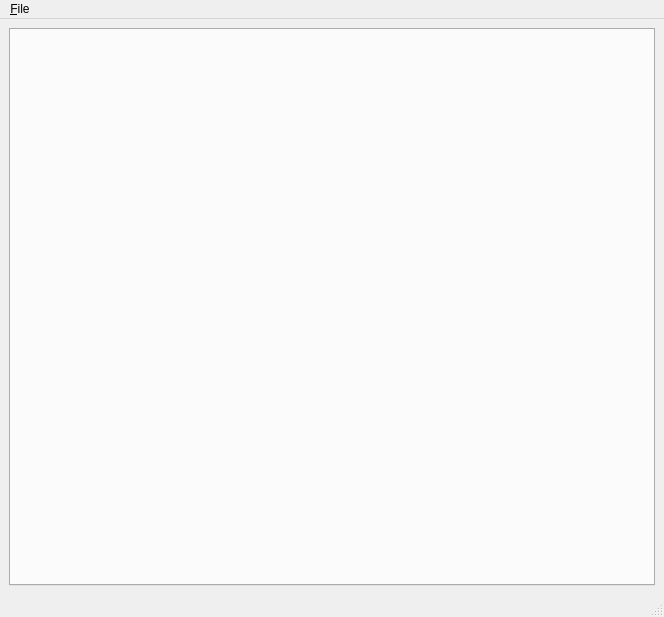
<?xml version="1.0" encoding="UTF-8"?>
<ui version="4.0">
 <class>MainWindow</class>
 <widget class="QMainWindow" name="MainWindow">
  <property name="geometry">
   <rect>
    <x>0</x>
    <y>0</y>
    <width>664</width>
    <height>617</height>
   </rect>
  </property>
  <property name="windowTitle">
   <string>Information Elements</string>
  </property>
  <widget class="QWidget" name="centralwidget">
   <layout class="QVBoxLayout" name="verticalLayout">
    <item>
     <widget class="QTabWidget" name="browserTabs">
      <property name="currentIndex">
       <number>-1</number>
      </property>
     </widget>
    </item>
   </layout>
  </widget>
  <widget class="QStatusBar" name="statusbar"/>
  <widget class="QMenuBar" name="menuBar">
   <property name="geometry">
    <rect>
     <x>0</x>
     <y>0</y>
     <width>664</width>
     <height>26</height>
    </rect>
   </property>
   <widget class="QMenu" name="menu_File">
    <property name="title">
     <string>&amp;File</string>
    </property>
    <addaction name="actionE_xport"/>
   </widget>
   <addaction name="menu_File"/>
  </widget>
  <action name="actionE_xport">
   <property name="text">
    <string>E&amp;xport</string>
   </property>
  </action>
 </widget>
 <resources/>
 <connections/>
</ui>
